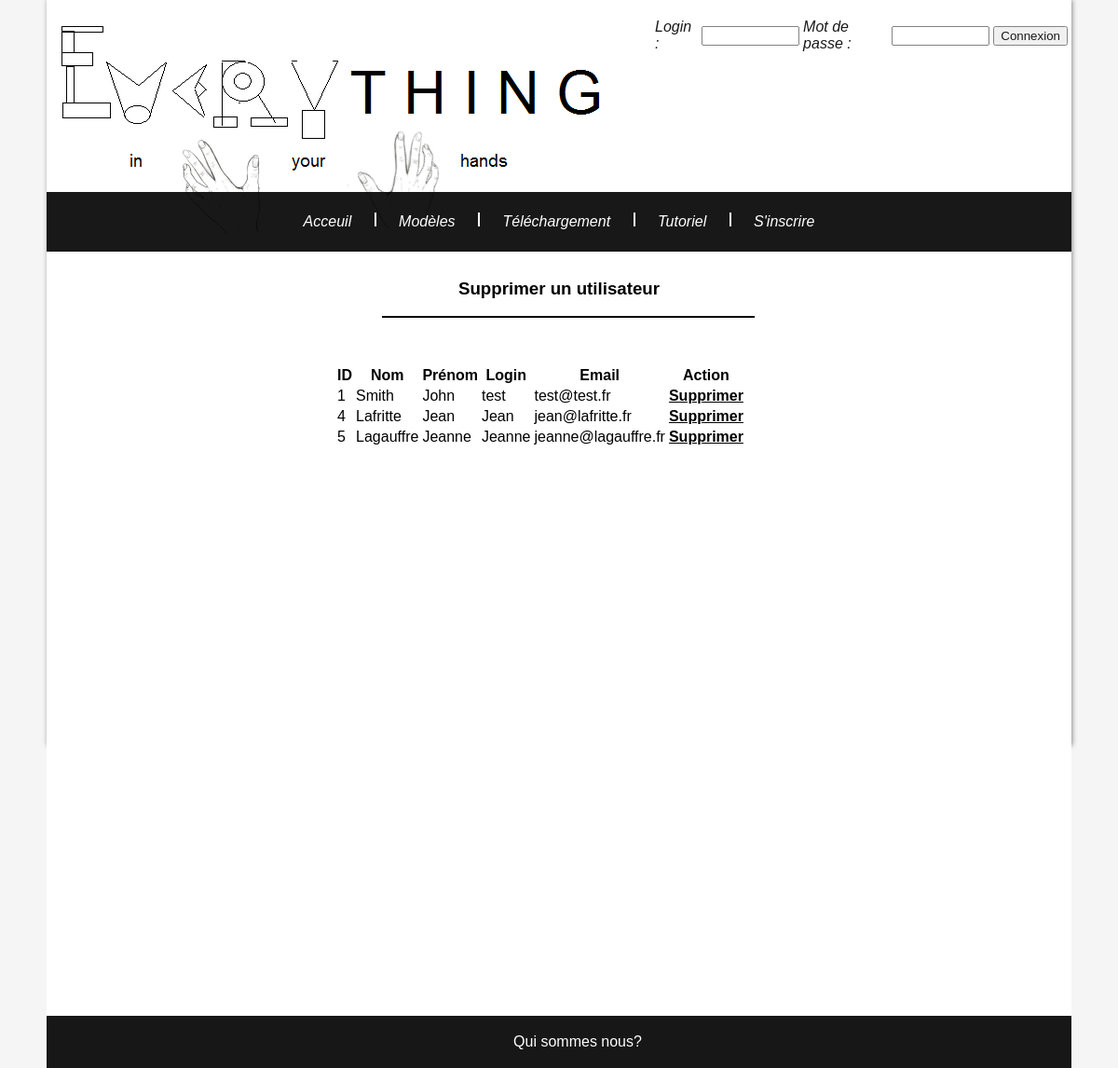
The page /Maquette/backoffice.php on the database as committed earlier.
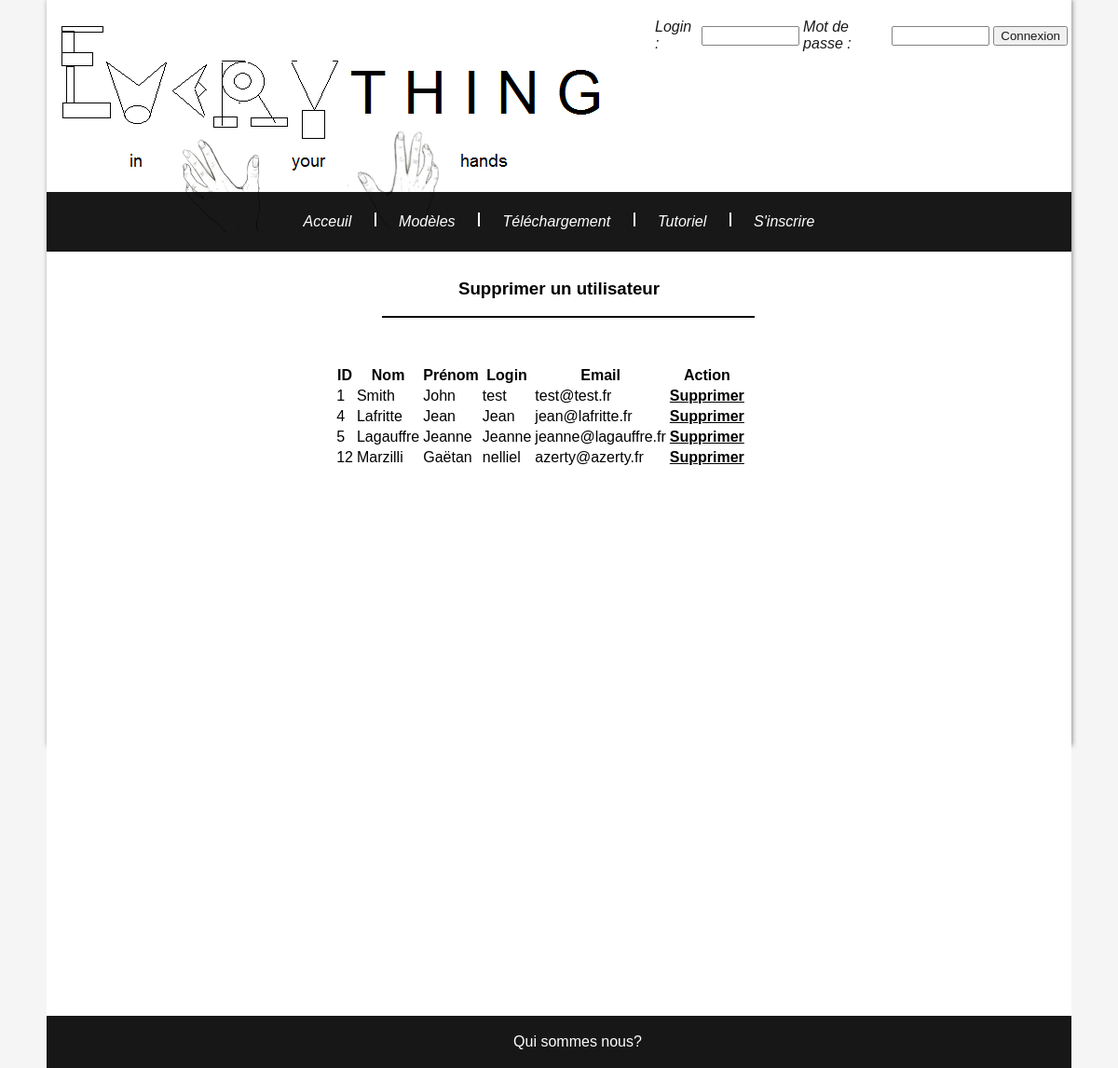
The same page on the database as committed later.
### tables this page shows
CREATE TABLE IF NOT EXISTS `inscrit` (
  `id_inscrit` int(5) NOT NULL AUTO_INCREMENT,
  `pseudo_inscrit` varchar(30) NOT NULL,
  `prenom_inscrit` varchar(30) NOT NULL,
  `nom_inscrit` varchar(30) NOT NULL,
  `mail_inscrit` varchar(30) NOT NULL,
  `mdp_inscrit` varchar(30) NOT NULL,
  `type_compte` tinyint(1) NOT NULL,
  PRIMARY KEY (`id_inscrit`)
);

### Maquette/fragments/traitements/db.php (called while the page is built, shortened)
<?php
function requete($requete, $select = false){
	$server = 'mysql:host=localhost';
	$bdd = 'dbname=everything';
	$user= 'everything';
	$mdp= 'secret';
	$pdo = new PDO($server.';'.$bdd, $user, $mdp);
	$pdo->query("SET CHARACTER SET utf8");
	if($select == true){
		$result = $pdo->query($requete);
		$result = $result->fetchAll();
	}else{
		$result = $pdo->exec($requete);
	}
	return $result;
}
?>

### Maquette/fragments/traitements/inscrit.php (called while the page is built, shortened)
<?php
require_once 'db.php';
function showUsers(){
    return requete("select * from inscrit where type_compte = 1", true);
}
?>

### Maquette/backoffice.php (the view, shortened to what this page needs)
<?php
include ($_SERVER['DOCUMENT_ROOT'] . '/Maquette/fragments/shared/header.php');
require_once 'fragments/traitements/db.php';
require_once 'fragments/traitements/inscrit.php';
?>
<h3 align="center">Supprimer un utilisateur</h3>
<div id="split_page_2"></div>
<div id="corp_validation">
    <div id="text_validation">
			<table align="center">
			    <tr>
			        <th>ID</th>
			        <th>Nom</th>
			        <th>Prénom</th>
			        <th>Login</th>
			        <th>Email</th>
			        <th>Action</th>
			    </tr>
			<?php
			$inscrits = showUsers();
			    foreach ($inscrits as $modele) {
			?>
			    <tr>
				<td><?=$modele['id_inscrit'] ?></td>
				<td><?=$modele['nom_inscrit'] ?></td>
				<td><?=$modele['prenom_inscrit'] ?></td>
				<td><?=$modele['pseudo_inscrit'] ?></td>
				<td><?=$modele['mail_inscrit'] ?></td>
				<td><a style="color: black; font-weight: bold; text-decoration: underline;" href="fragments/traitements/bo_suppr_inscrit.php?id=<?php echo $modele['id_inscrit'] ?>">Supprimer</a></td>
			    </tr>
			<?php
			    }
			?>
			</table>
	</div>
</div>
<?php
include ($_SERVER['DOCUMENT_ROOT'] . '/Maquette/fragments/shared/footer.php');
?>

Rows that differ between the two databases and show on the page:
added inscrit: id_inscrit "12", nom_inscrit "Marzilli", prenom_inscrit "Gaëtan", pseudo_inscrit "nelliel", mail_inscrit "azerty@azerty.fr"
